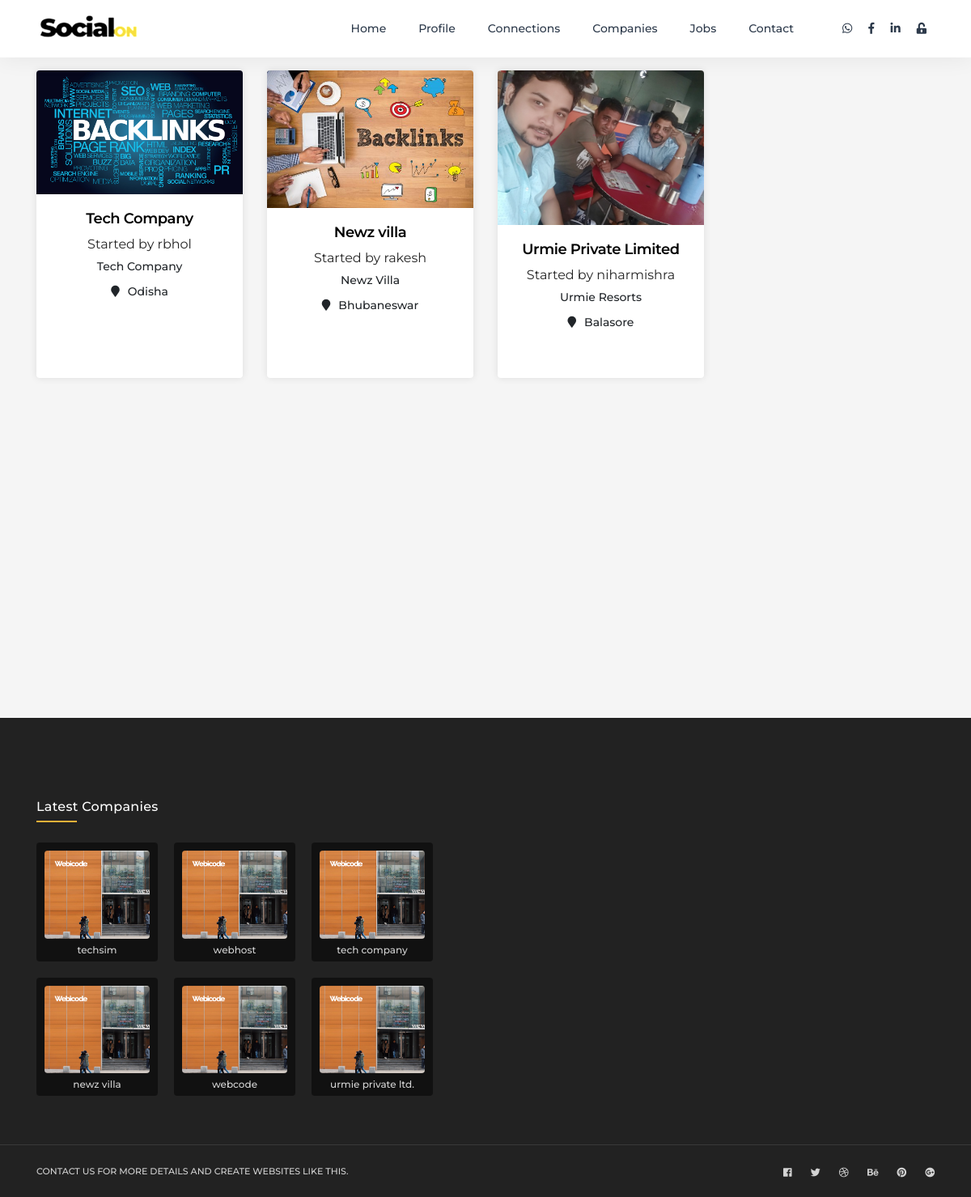
The app's page /List_Of_companies/ (signed in) with its own data.
### Connect/models.py (models this page shows, shortened)
class Company_Model(models.Model):
    usr = models.ForeignKey(User, on_delete=models.CASCADE, null=True, blank=True)
    name = models.CharField(max_length=100, null=True, blank=True)
    category = models.CharField(max_length=150, default="Information Technology", null=True, blank=True)
    logo = models.ImageField(null=True, blank=True)
    number = models.CharField(max_length=100, null=True, blank=True)
    email = models.CharField(max_length=100, null=True, blank=True)
    website = models.CharField(max_length=100, null=True, blank=True)
    location = models.CharField(max_length=100, null=True, blank=True)
    map = models.TextField(null=True, blank=True)
    company_title = models.CharField(max_length=100, null=True, blank=True)
    about = models.TextField(null=True, blank=True)
    start_date = models.DateField(auto_now=True, blank=False,null=False)
    linkedin_ac = models.CharField(max_length=100, null=True, blank=True)
    facebook_ac = models.CharField(max_length=100, null=True, blank=True)
    twitter_ac = models.CharField(max_length=100, null=True, blank=True)
    is_verified = models.CharField(max_length=10, default="False", null=True, blank=True,
                                   choices=(("True", "True"), ("False", "False")))
    class Meta:
        verbose_name = "Company"
        verbose_name_plural = "Companies"

### Connect/views.py (the view)
# urls.py: path('List_Of_companies/', All_companies, name="all_companies"),
def All_companies(request):
    if not request.user.is_authenticated:
        return redirect('login')
    companies = Company_Model.objects.all()
    Dict = {
        'companies': companies
    }
    return render(request, 'Companies.html', Dict)

### Connect/templates/Companies.html (shortened to what this page needs)
{% extends 'base.html' %}
{% load static %}
{% block body %}
<div class="container">
    <main class="cd-main-content">
        <section class="cd-gallery">
        <ul>
        {% for c in companies %}
            <li class="mix">
                <div class="team-inside">
                    <div class="img-sec"> <img src="{{ c.logo.url }}" class="img-responsive" alt="{{ c.name }}" >
                    </div>
                    <div class="txt-sec">
                        <h5><a href="#."> {{ c.name }} </a></h5>
                        <h6>Started by {{c.usr.username}}</h6>
                        <span>{{ c.company_title }}</span> <span><i class="fa fa-map-marker"></i>{{ c.location }}</span> </div>
                </div>
            </li>
            {% endfor %}
        </ul>
</section>
</div>
{% endblock body %}

### records on screen
Company_Model: name "Tech Company", usr.username "rbhol", company_title "Tech Company", location "Odisha"
Company_Model: name "Newz villa", usr.username "rakesh", company_title "Newz Villa", location "Bhubaneswar"
Company_Model: name "Urmie Private Limited", usr.username "niharmishra", company_title "Urmie Resorts", location "Balasore"
